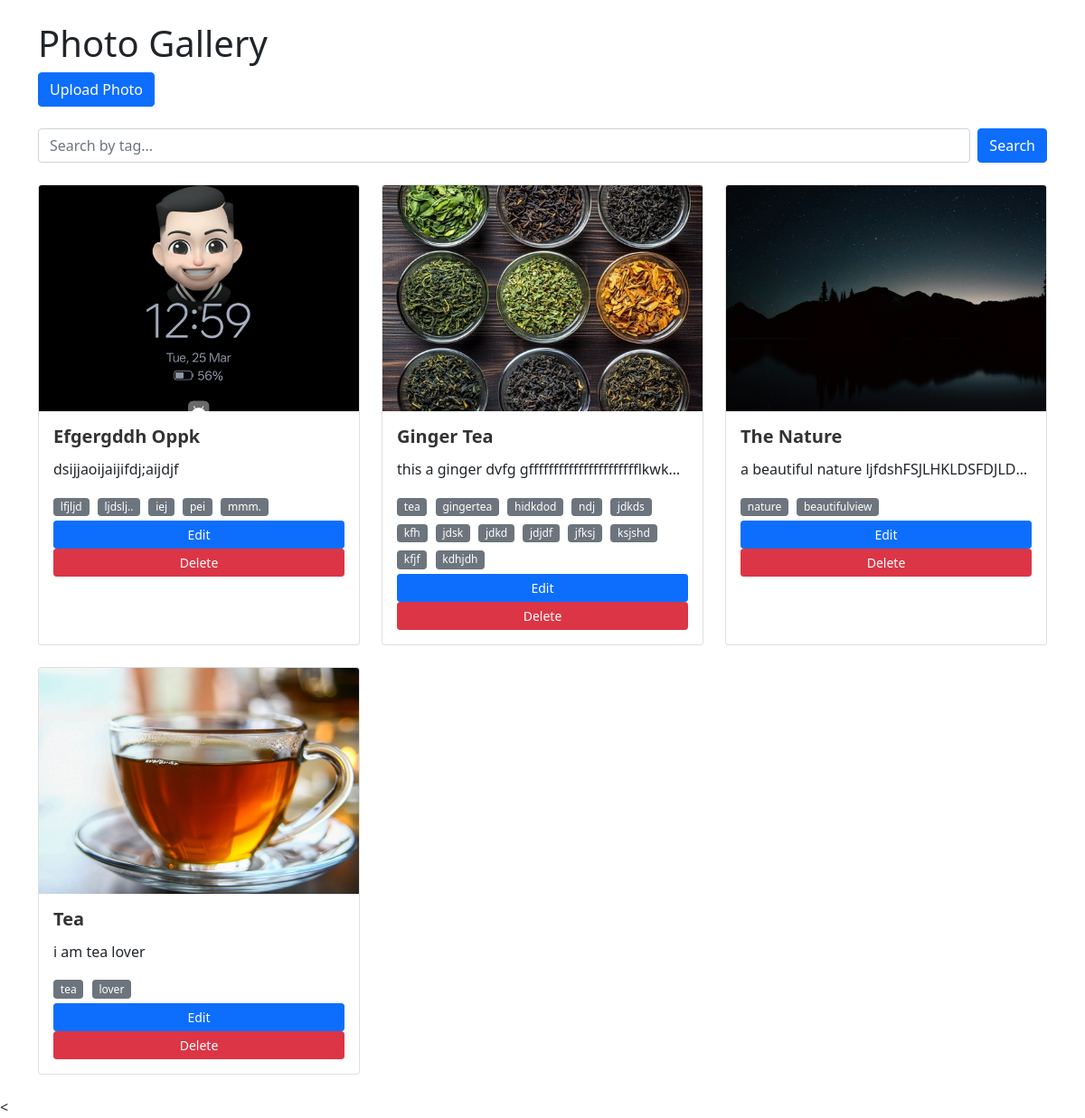
The page / on the database its author committed.
### models.py (models this page shows)
class Photo(db.Model):
    id = db.Column(db.Integer, primary_key=True)
    title = db.Column(db.String(100), nullable=False)
    description = db.Column(db.Text)
    image_path = db.Column(db.String(255), nullable=False)
    created_at = db.Column(db.DateTime, default=datetime.utcnow)
    updated_at = db.Column(db.DateTime, default=datetime.utcnow, onupdate=datetime.utcnow)
    tags = db.relationship('Tag', secondary=photo_tags, backref=db.backref('photos', lazy=True))

class Tag(db.Model):
    id = db.Column(db.Integer, primary_key=True)
    name = db.Column(db.String(50), unique=True, nullable=False)

### app.py (the view)
@app.route('/')
def index():
    photos = Photo.query.order_by(Photo.created_at.desc()).all()
    form = PhotoForm()
    return render_template('index.html', photos=photos, form=form)

### forms.py
class PhotoForm(FlaskForm):
    title = StringField('Title', validators=[DataRequired()])
    description = TextAreaField('Description')
    image = FileField('Image', validators=[DataRequired()])
    tags = StringField('Tags (comma separated)')

### templates/index.html (shortened to what this page needs)
{% extends "base.html" %} {% block content %}
<div class="container mt-4">
  <h1>Photo Gallery</h1>
  <div class="mb-4">
    <button
      class="btn btn-primary"
      data-bs-toggle="modal"
      data-bs-target="#uploadModal"
    >
      Upload Photo
    </button>
  </div>
  <div class="mb-4 d-flex">
    <input
      type="text"
      id="searchTag"
      class="form-control me-2"
      placeholder="Search by tag..."
    />
    <button class="btn btn-primary" id="searchBtn" type="button">Search</button>
  </div>
  <div class="row" id="photoGallery">
    {% for photo in photos %}
    <div class="col-md-4 mb-4" data-photo-id="{{ photo.id }}">
      <div class="card">
        <img
          src="{{ url_for('static', filename='uploads/' + photo.image_path) }}"
          class="card-img-top"
          alt="{{ photo.title }}"
        />
        <div class="card-body">
          <h5 class="card-title">{{ photo.title }}</h5>
          <p class="card-text">{{ photo.description }}</p>
          <div class="tags">
            {% for tag in photo.tags %}
            <span class="badge bg-secondary">{{ tag.name }}</span>
            {% endfor %}
          </div>
          <button class="btn btn-sm btn-primary edit-photo">Edit</button>
          <button class="btn btn-sm btn-danger delete-photo">Delete</button>
        </div>
      </div>
    </div>
    {% endfor %}
  </div>
</div>
<
{% endblock %}

### templates/base.html (shortened to what this page needs)
<!DOCTYPE html>
<html lang="en">
<head>
    <link href="https://cdn.jsdelivr.net/npm/bootstrap@5.1.3/dist/css/bootstrap.min.css" rel="stylesheet">
    <link rel="stylesheet" href="{{ url_for('static', filename='style.css') }}">
</head>
<body>
    {% block content %}{% endblock %}
</body>
</html>

### static/style.css (style rules this page uses)
.card { height: 100%; display: flex; flex-direction: column; }
.card-img-top { height: 250px; width: 100%; object-fit: cover; }
.card-body { flex: 1; display: flex; flex-direction: column; }
.card-title { font-size: 1.25rem; font-weight: 600; color: #333; margin-bottom: 0.75rem; text-transform: capitalize; }
.card-text { white-space: nowrap; overflow: hidden; text-overflow: ellipsis; max-width: 100%; display: inline-block; }
.tags { display: inline; }
.tag, .tags .badge { display: inline-block; font-size: 0.75rem; padding: 0.35em 0.65em; font-weight: 500; margin-right: 5px; margin-bottom: 5px; background-color: var(--bs-secondary); color: white; border-radius: 0.25rem; }

### rows shown on the page
Photo: image_path (picture), title "Efgergddh Oppk", description "dsijjaoijaijifdj;aijdjf"
Tag: name "lfjljd"
Tag: name "ljdslj.."
Tag: name "iej"
Tag: name "pei"
Tag: name "mmm."
Photo: image_path (picture), title "Ginger Tea", description "this a ginger dvfg gfffffffffffffffffffffflkwk…"
Tag: name "tea"
Tag: name "gingertea"
Tag: name "hidkdod"
Tag: name "ndj"
Tag: name "jdkds"
Tag: name "kfh"
Tag: name "jdsk"
Tag: name "jdkd"
Tag: name "jdjdf"
Tag: name "jfksj"
Tag: name "ksjshd"
Tag: name "kfjf"
Tag: name "kdhjdh"
Photo: image_path (picture), title "The Nature", description "a beautiful nature ljfdshFSJLHKLDSFDJLD…"
Tag: name "nature"
Tag: name "beautifulview"
Photo: image_path (picture), title "Tea", description "i am tea lover"
Tag: name "lover"
